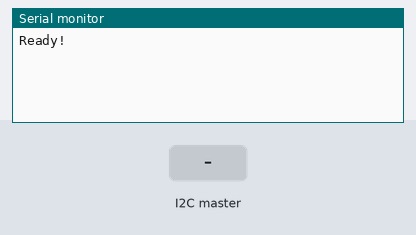
Recording of a sketch running on a simulated Arduino Uno, built with avr-gcc and run on an emulated ATmega328P. On the bench: the last lines printed to the serial monitor. The test bench sets the inputs (shaded band).

Above: at 1.2 s.
1.3 s: the I2C master sends the byte 1
At 2.5 s:
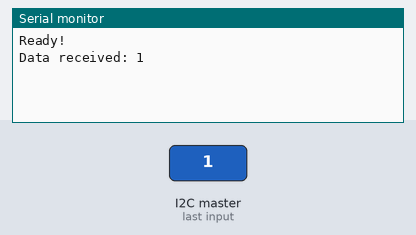
2.8 s: the I2C master sends the byte 0
At 3.7 s:
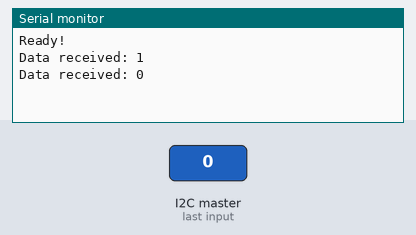

Measured:
- after the input at 1.3 s, the serial monitor: prints a new line at once (image 1)
- after the input at 2.8 s, the serial monitor: prints a new line at once (image 2)

The sketch:

sketch_ArduinoI2C.ino
```cpp
// [sourcecode language="cpp"]

// NOTE: If running on Linux and during code upload you experience the error:
// "avrdude: ser_open(): can't open device "/dev/ttyACM0": Permission denied"
// Go to your terminal and type the following command:
// "sudo chmod a+rw /dev/ttyACM0"
// Re-upload the code and the problem should be resolved.

#include <Wire.h>

#define SLAVE_ADDRESS 0x04
int number = 0;
// int state = 0;

void setup()
{
  // pinMode(13, OUTPUT);
  Serial.begin(9600); // start serial for output
  // initialize i2c as slave
  Wire.begin(SLAVE_ADDRESS);

  // define callbacks for i2c communication

  Wire.onReceive(receiveData);
  Wire.onRequest(sendData);

  Serial.println("Ready!");
}

void loop()
{
  delay(100);
}

// callback for received data
void receiveData(int byteCount)
{
  if(Wire.available())
  {
    number = Wire.read();
    Serial.print("Data received: ");
    Serial.println(number);
  }
}
/*
void receiveData(int byteCount)
{
  while(Wire.available())
  {
    number = Wire.read();
    Serial.print("data received: ");
    Serial.println(number);

    if(number == 1)
    {
      if(state == 0)
      {
        digitalWrite(13, HIGH); // set the LED on
        state = 1;
      }
      else
      {
        digitalWrite(13, LOW); // set the LED off
        state = 0;
      }
    }
  }
}
*/
// callback for sending data
void sendData()
{
  Wire.write(number);
}

// [/sourcecode]
```
